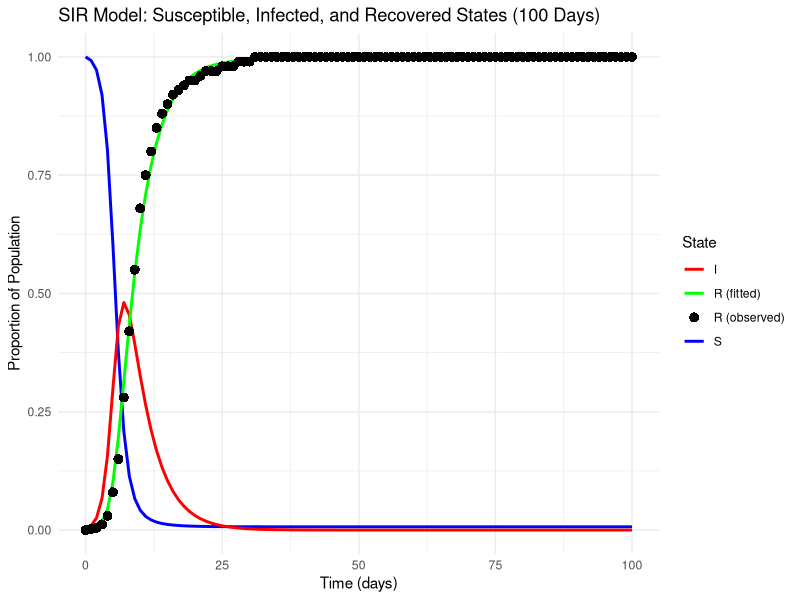
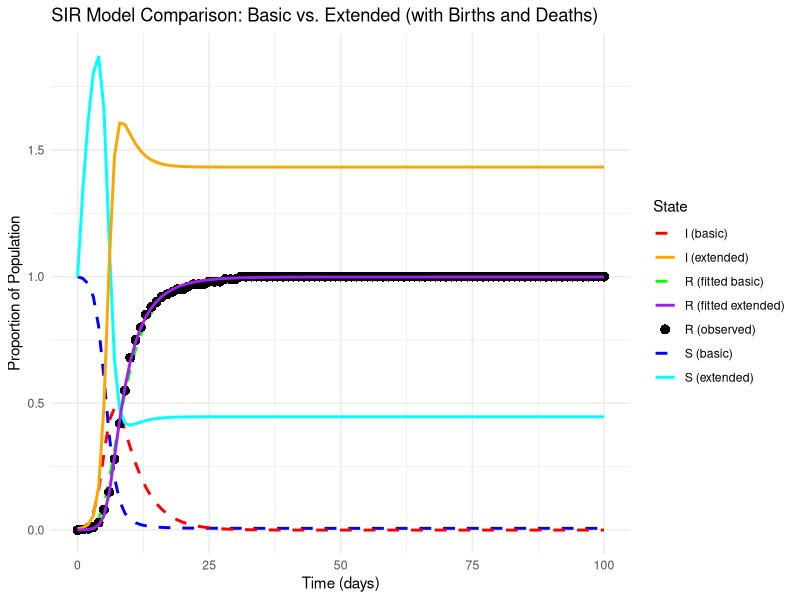
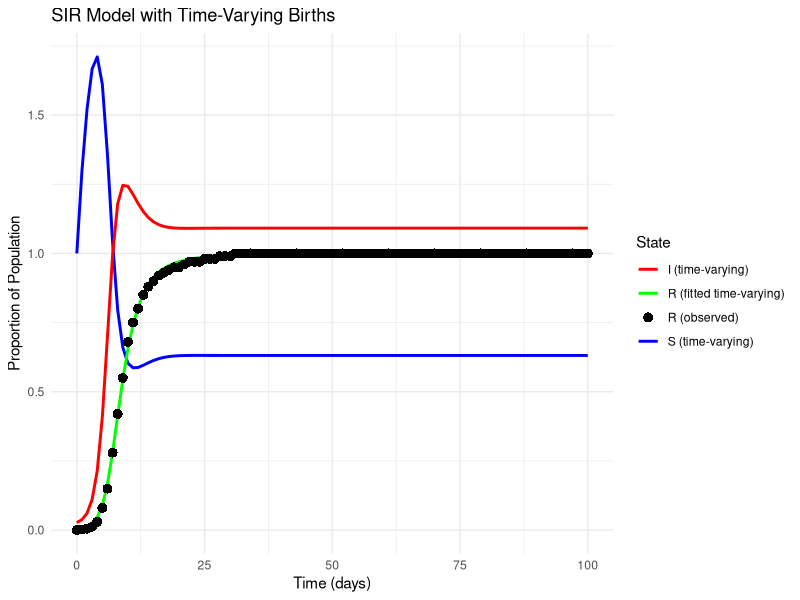
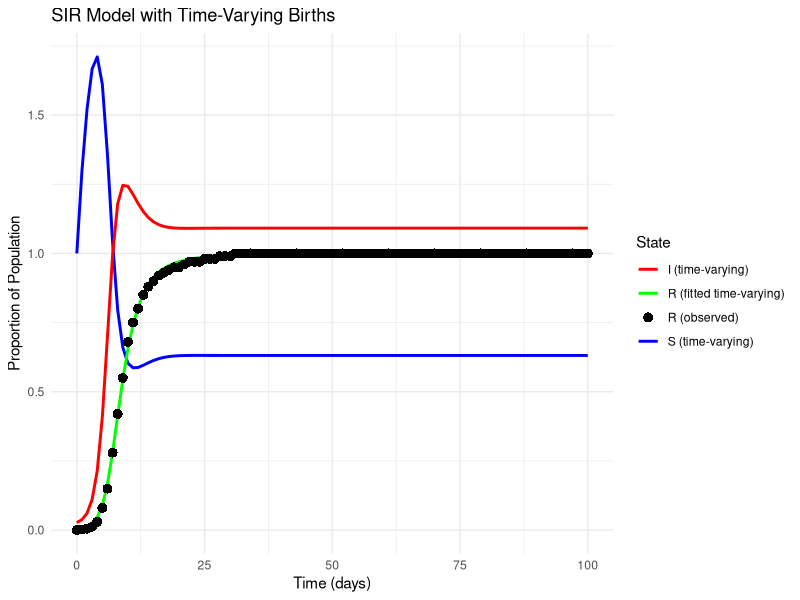
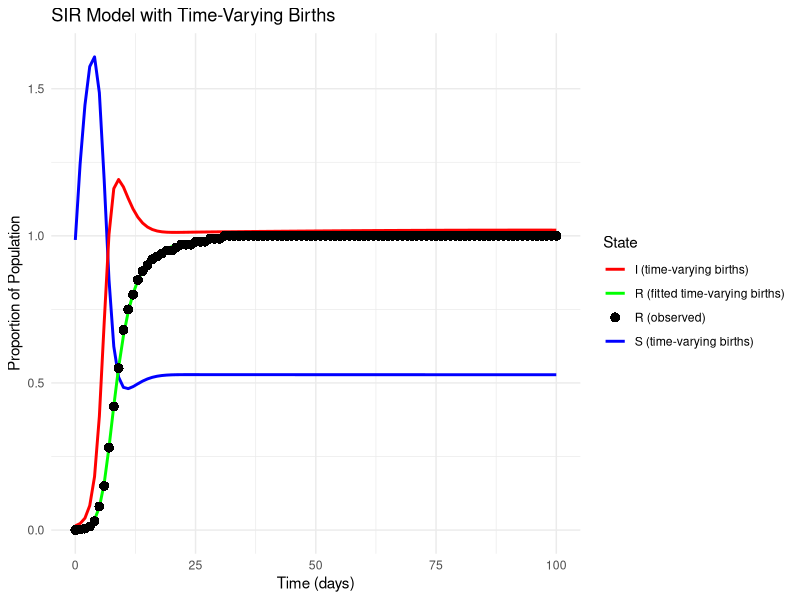

Recreate these plots in R, in order.
### Example code #1 ####
########################

# Required libraries
library(deSolve)
library(ggplot2)

# SIR model differential equations
sir_model <- function(time, state, parameters) {
  S <- state[1]
  I <- state[2]
  R <- state[3]
  
  beta <- parameters[1]
  gamma <- parameters[2]
  
  dS <- -beta * S * I
  dI <- beta * S * I - gamma * I
  dR <- gamma * I
  
  list(c(dS, dI, dR))
}

# Solve SIR model using the lsoda solver (adaptive step size)
solve_sir <- function(time, beta, gamma, S0, I0, R0) {
  initial_state <- c(S = S0, I = I0, R = R0)
  parameters <- c(beta, gamma)
  
  out <- try(ode(y = initial_state, times = time, func = sir_model, parms = parameters, 
                 method = "lsoda", atol = 1e-8, rtol = 1e-8))  # Tighter tolerances
  
  # If the solver fails, return NA
  if (inherits(out, "try-error") || any(is.na(out))) {
    return(NA)
  } else {
    return(out)
  }
}

# Objective function to minimize: Sum of Squared Errors (SSE) between observed and model-predicted R values
objective_function <- function(params, time, R_data) {
  beta <- params[1]
  gamma <- params[2]
  S0 <- params[3]
  I0 <- params[4]
  
  # Solve the SIR model with given parameters
  sir_output <- solve_sir(time, beta, gamma, S0, I0, R0 = 0)
  
  # If the solver fails or returns NA, return a large error value
  if (is.na(sir_output[1]) || any(is.na(sir_output))) {
    return(1e10)  # Large penalty for invalid solutions
  }
  
  R_predicted <- sir_output[, "R"]
  
  # Calculate SSE (sum of squared errors)
  SSE <- sum((R_data - R_predicted)^2)
  
  return(SSE)
}

# Simulated time series over 100 days
time_data <- seq(0, 100, by = 1)  # Simulate for 100 days

# Simulated observed recovered data (plausible epidemic dynamics)
R_data <- c(0, 0.002, 0.005, 0.012, 0.03, 0.08, 0.15, 0.28, 0.42, 0.55, 0.68, 
            0.75, 0.80, 0.85, 0.88, 0.90, 0.92, 0.93, 0.94, 0.95, 0.95, 0.96, 
            0.97, 0.97, 0.97, 0.98, 0.98, 0.98, 0.99, 0.99, 0.99, 1.0)

# Ensure length of R_data matches time_data
R_data <- c(R_data, rep(1, length(time_data) - length(R_data)))

# Initial guesses for parameters
initial_params <- c(beta = 0.4, gamma = 0.1, S0 = 0.99, I0 = 0.01)

# Optimize the parameters using optim
fit <- optim(par = initial_params, fn = objective_function, time = time_data, R_data = R_data,
             method = "L-BFGS-B", lower = c(0, 0, 0, 0), upper = c(2, 1, 1, 1))

# Extract fitted parameters
beta_est <- fit$par[1]
gamma_est <- fit$par[2]
S0_est <- fit$par[3]
I0_est <- fit$par[4]

# Solve SIR model using the fitted parameters
SIR_fitted <- solve_sir(time_data, beta_est, gamma_est, S0_est, I0_est, R0 = 0)

# Check for NA values in the solver output
if (any(is.na(SIR_fitted))) {
  stop("SIR model solver failed with the fitted parameters.")
}

# Extract each state
S_fitted <- SIR_fitted[, "S.S0"]
I_fitted <- SIR_fitted[, "I.I0"]
R_fitted <- SIR_fitted[, "R"]

# Combine data into a single data frame for plotting
data <- data.frame(
  time = time_data,
  S = S_fitted,
  I = I_fitted,
  R = R_fitted,
  R_observed = R_data  # For comparison of observed vs fitted R
)

# Plot all three states S, I, and R
ggplot(data, aes(x = time)) +
  geom_line(aes(y = S, color = "S"), size = 1) +
  geom_line(aes(y = I, color = "I"), size = 1) +
  geom_line(aes(y = R, color = "R (fitted)"), size = 1) +
  geom_point(aes(y = R_observed, color = "R (observed)"), size = 3, shape = 16) +
  labs(title = "SIR Model: Susceptible, Infected, and Recovered States (100 Days)",
       x = "Time (days)", y = "Proportion of Population") +
  scale_color_manual(name = "State",
                     values = c("S" = "blue", "I" = "red", "R (fitted)" = "green", "R (observed)" = "black")) +
  theme_minimal()

### Example code #2 ####
########################

# Required libraries
library(deSolve)
library(ggplot2)

# SIR model differential equations with births and deaths
sir_model_with_births_deaths <- function(time, state, parameters) {
  S <- state[1]
  I <- state[2]
  R <- state[3]
  
  beta <- parameters[1]
  gamma <- parameters[2]
  lambda <- parameters[3]  # Birth rate
  mu <- parameters[4]      # Death rate
  
  dS <- lambda - beta * S * I - mu * S
  dI <- beta * S * I - gamma * I - mu * I
  dR <- gamma * I - mu * R
  
  list(c(dS, dI, dR))
}

# Solve SIR model with births and deaths
solve_sir_with_births_deaths <- function(time, beta, gamma, lambda, mu, S0, I0, R0) {
  initial_state <- c(S = S0, I = I0, R = R0)
  parameters <- c(beta, gamma, lambda, mu)
  
  out <- try(ode(y = initial_state, times = time, func = sir_model_with_births_deaths, parms = parameters, 
                 method = "lsoda", atol = 1e-8, rtol = 1e-8))  # Tighter tolerances
  
  # If the solver fails, return NA
  if (inherits(out, "try-error") || any(is.na(out))) {
    return(NA)
  } else {
    return(out)
  }
}

# Objective function to minimize for model with births and deaths
objective_function_with_births_deaths <- function(params, time, R_data) {
  beta <- params[1]
  gamma <- params[2]
  lambda <- params[3]
  mu <- params[4]
  S0 <- params[5]
  I0 <- params[6]
  
  # Solve the SIR model with given parameters
  sir_output <- solve_sir_with_births_deaths(time, beta, gamma, lambda, mu, S0, I0, R0 = 0)
  
  # If the solver fails or returns NA, return a large error value
  if (is.na(sir_output[1]) || any(is.na(sir_output))) {
    return(1e10)  # Large penalty for invalid solutions
  }
  
  R_predicted <- sir_output[, "R"]
  
  # Calculate SSE (sum of squared errors)
  SSE <- sum((R_data - R_predicted)^2)
  
  return(SSE)
}

# Simulated time series over 100 days
time_data <- seq(0, 100, by = 1)  # Simulate for 100 days

# Simulated observed recovered data (plausible epidemic dynamics)
R_data <- c(0, 0.002, 0.005, 0.012, 0.03, 0.08, 0.15, 0.28, 0.42, 0.55, 0.68, 
            0.75, 0.80, 0.85, 0.88, 0.90, 0.92, 0.93, 0.94, 0.95, 0.95, 0.96, 
            0.97, 0.97, 0.97, 0.98, 0.98, 0.98, 0.99, 0.99, 0.99, 1.0)

# Ensure length of R_data matches time_data
R_data <- c(R_data, rep(1, length(time_data) - length(R_data)))

# Initial guesses for parameters for the basic SIR model
initial_params_sir <- c(beta = 0.4, gamma = 0.1, S0 = 0.99, I0 = 0.01)

# Optimize the parameters for the basic SIR model
fit_sir <- optim(par = initial_params_sir, fn = objective_function, time = time_data, R_data = R_data,
                 method = "L-BFGS-B", lower = c(0, 0, 0, 0), upper = c(2, 1, 1, 1))

# Extract fitted parameters for the basic SIR model
beta_est_sir <- fit_sir$par[1]
gamma_est_sir <- fit_sir$par[2]
S0_est_sir <- fit_sir$par[3]
I0_est_sir <- fit_sir$par[4]

# Solve SIR model using the fitted parameters
SIR_fitted <- solve_sir(time_data, beta_est_sir, gamma_est_sir, S0_est_sir, I0_est_sir, R0 = 0)

# Check for NA values in the solver output for basic SIR model
if (any(is.na(SIR_fitted))) {
  stop("SIR model solver failed with the fitted parameters.")
}

# Extract each state for basic SIR model
S_fitted_sir <- SIR_fitted[, "S.S0"]
I_fitted_sir <- SIR_fitted[, "I.I0"]
R_fitted_sir <- SIR_fitted[, "R"]

# Initial guesses for parameters for the extended SIR model with births and deaths
initial_params_sir_bdb <- c(beta = 0.4, gamma = 0.1, lambda = 0.02, mu = 0.01, S0 = 0.99, I0 = 0.01)

# Optimize the parameters for the extended SIR model with births and deaths
fit_sir_bdb <- optim(par = initial_params_sir_bdb, fn = objective_function_with_births_deaths, 
                     time = time_data, R_data = R_data, method = "L-BFGS-B", 
                     lower = c(0, 0, 0, 0, 0, 0), upper = c(2, 1, 1, 1, 1, 1))

# Extract fitted parameters for the extended SIR model
beta_est_bdb <- fit_sir_bdb$par[1]
gamma_est_bdb <- fit_sir_bdb$par[2]
lambda_est_bdb <- fit_sir_bdb$par[3]
mu_est_bdb <- fit_sir_bdb$par[4]
S0_est_bdb <- fit_sir_bdb$par[5]
I0_est_bdb <- fit_sir_bdb$par[6]

# Solve the extended SIR model using the fitted parameters
SIR_fitted_bdb <- solve_sir_with_births_deaths(time_data, beta_est_bdb, gamma_est_bdb, lambda_est_bdb, mu_est_bdb, S0_est_bdb, I0_est_bdb, R0 = 0)

# Check for NA values in the solver output for extended SIR model
if (any(is.na(SIR_fitted_bdb))) {
  stop("Extended SIR model solver failed with the fitted parameters.")
}

# Extract each state for extended SIR model
S_fitted_bdb <- SIR_fitted_bdb[, "S.S0"]
I_fitted_bdb <- SIR_fitted_bdb[, "I.I0"]
R_fitted_bdb <- SIR_fitted_bdb[, "R"]

# Calculate AIC for both models
n <- length(R_data)
aic_sir <- n * log(sum((R_data - R_fitted_sir)^2) / n) + 2 * 4  # 4 parameters for basic SIR
aic_sir_bdb <- n * log(sum((R_data - R_fitted_bdb)^2) / n) + 2 * 6  # 6 parameters for extended SIR

# Print AIC values
cat("AIC for basic SIR model: ", aic_sir, "\n")
cat("AIC for extended SIR model with births and deaths: ", aic_sir_bdb, "\n")

# Combine data into a single data frame for plotting
data <- data.frame(
  time = time_data,
  S_S0 = S_fitted_sir,
  I_I0 = I_fitted_sir,
  R_fitted = R_fitted_sir,
  R_observed = R_data,
  S_S0_bdb = S_fitted_bdb,
  I_I0_bdb = I_fitted_bdb,
  R_fitted_bdb = R_fitted_bdb
)

# Plot all three states S, I, and R for both models
ggplot(data, aes(x = time)) +
  geom_line(aes(y = S_S0, color = "S (basic)"), size = 1, linetype = "dashed") +
  geom_line(aes(y = I_I0, color = "I (basic)"), size = 1, linetype = "dashed") +
  geom_line(aes(y = R_fitted, color = "R (fitted basic)"), size = 1, linetype = "dashed") +
  geom_point(aes(y = R_observed, color = "R (observed)"), size = 3, shape = 16) +
  geom_line(aes(y = S_S0_bdb, color = "S (extended)"), size = 1) +
  geom_line(aes(y = I_I0_bdb, color = "I (extended)"), size = 1) +
  geom_line(aes(y = R_fitted_bdb, color = "R (fitted extended)"), size = 1) +
  labs(title = "SIR Model Comparison: Basic vs. Extended (with Births and Deaths)",
       x = "Time (days)", y = "Proportion of Population") +
  scale_color_manual(name = "State",
                     values = c("S (basic)" = "blue", "I (basic)" = "red", "R (fitted basic)" = "green", 
                                "R (observed)" = "black", "S (extended)" = "cyan", 
                                "I (extended)" = "orange", "R (fitted extended)" = "purple")) +
  theme_minimal()

### Example code #3 ####
########################

# SIR model differential equations with time-varying births and deaths
sir_model_with_time_varying_births <- function(time, state, parameters) {
  S <- state[1]
  I <- state[2]
  R <- state[3]
  
  beta <- parameters[1]
  gamma <- parameters[2]
  lambda0 <- parameters[3]  # Baseline birth rate
  lambda1 <- parameters[4]  # Amplitude of the birth rate variation
  omega <- parameters[5]    # Frequency of the birth rate variation
  phi <- parameters[6]      # Phase shift of the birth rate variation
  mu <- parameters[7]       # Death rate
  
  # Time-varying birth rate modeled with a sinusoidal function
  lambda_t <- lambda0 + lambda1 * sin(omega * time + phi)
  
  # SIR model equations with time-varying birth rate and deaths
  dS <- lambda_t - beta * S * I - mu * S
  dI <- beta * S * I - gamma * I - mu * I
  dR <- gamma * I - mu * R
  
  list(c(dS, dI, dR))
}

# Solve SIR model with time-varying births and deaths
solve_sir_with_time_varying_births <- function(time, beta, gamma, lambda0, lambda1, omega, phi, mu, S0, I0, R0) {
  initial_state <- c(S = S0, I = I0, R = R0)
  parameters <- c(beta, gamma, lambda0, lambda1, omega, phi, mu)
  
  out <- try(ode(y = initial_state, times = time, func = sir_model_with_time_varying_births, parms = parameters, 
                 method = "lsoda", atol = 1e-8, rtol = 1e-8))  # Tighter tolerances
  
  # If the solver fails, return NA
  if (inherits(out, "try-error") || any(is.na(out))) {
    return(NA)
  } else {
    return(out)
  }
}

# Objective function to minimize for model with time-varying births and deaths
objective_function_with_time_varying_births <- function(params, time, R_data) {
  beta <- params[1]
  gamma <- params[2]
  lambda0 <- params[3]
  lambda1 <- params[4]
  omega <- params[5]
  phi <- params[6]
  mu <- params[7]
  S0 <- params[8]
  I0 <- params[9]
  
  # Solve the SIR model with given parameters
  sir_output <- solve_sir_with_time_varying_births(time, beta, gamma, lambda0, lambda1, omega, phi, mu, S0, I0, R0 = 0)
  
  # If the solver fails or returns NA, return a large error value
  if (is.na(sir_output[1]) || any(is.na(sir_output))) {
    return(1e10)  # Large penalty for invalid solutions
  }
  
  R_predicted <- sir_output[, "R"]
  
  # Calculate SSE (sum of squared errors)
  SSE <- sum((R_data - R_predicted)^2)
  
  return(SSE)
}

# Simulated time series over 100 days
time_data <- seq(0, 100, by = 1)  # Simulate for 100 days

# Simulated observed recovered data (plausible epidemic dynamics)
R_data <- c(0, 0.002, 0.005, 0.012, 0.03, 0.08, 0.15, 0.28, 0.42, 0.55, 0.68, 
            0.75, 0.80, 0.85, 0.88, 0.90, 0.92, 0.93, 0.94, 0.95, 0.95, 0.96, 
            0.97, 0.97, 0.97, 0.98, 0.98, 0.98, 0.99, 0.99, 0.99, 1.0)

# Ensure length of R_data matches time_data
R_data <- c(R_data, rep(1, length(time_data) - length(R_data)))

# Initial guesses for parameters
initial_params_sir_time_varying <- c(beta = 0.4, gamma = 0.1, lambda0 = 0.02, lambda1 = 0.01, 
                                     omega = 2 * pi / 365, phi = 0, mu = 0.01, S0 = 0.99, I0 = 0.01)

# Optimize the parameters for the time-varying births model
fit_sir_time_varying <- optim(par = initial_params_sir_time_varying, fn = objective_function_with_time_varying_births, 
                              time = time_data, R_data = R_data, method = "L-BFGS-B", 
                              lower = c(0, 0, 0, 0, 0, -pi, 0, 0, 0), 
                              upper = c(2, 1, 1, 1, 2 * pi, pi, 1, 1, 1))

# Extract fitted parameters for the time-varying births model
beta_est_tv <- fit_sir_time_varying$par[1]
gamma_est_tv <- fit_sir_time_varying$par[2]
lambda0_est_tv <- fit_sir_time_varying$par[3]
lambda1_est_tv <- fit_sir_time_varying$par[4]
omega_est_tv <- fit_sir_time_varying$par[5]
phi_est_tv <- fit_sir_time_varying$par[6]
mu_est_tv <- fit_sir_time_varying$par[7]
S0_est_tv <- fit_sir_time_varying$par[8]
I0_est_tv <- fit_sir_time_varying$par[9]

# Solve the time-varying births model using the fitted parameters
SIR_fitted_tv <- solve_sir_with_time_varying_births(time_data, beta_est_tv, gamma_est_tv, lambda0_est_tv, lambda1_est_tv, omega_est_tv, phi_est_tv, mu_est_tv, S0_est_tv, I0_est_tv, R0 = 0)

# Check for NA values in the solver output for time-varying births model
if (any(is.na(SIR_fitted_tv))) {
  stop("Time-varying births model solver failed with the fitted parameters.")
}

# Extract each state for time-varying births model
S_fitted_tv <- SIR_fitted_tv[, "S.S0"]
I_fitted_tv <- SIR_fitted_tv[, "I.I0"]
R_fitted_tv <- SIR_fitted_tv[, "R"]

# Combine data into a single data frame for plotting
data_tv <- data.frame(
  time = time_data,
  S_fitted_tv = S_fitted_tv,
  I_fitted_tv = I_fitted_tv,
  R_fitted_tv = R_fitted_tv,
  R_observed = R_data
)

# Plot the results for the time-varying births model
ggplot(data_tv, aes(x = time)) +
  geom_line(aes(y = S_fitted_tv, color = "S (time-varying)"), size = 1) +
  geom_line(aes(y = I_fitted_tv, color = "I (time-varying)"), size = 1) +
  geom_line(aes(y = R_fitted_tv, color = "R (fitted time-varying)"), size = 1) +
  geom_point(aes(y = R_observed, color = "R (observed)"), size = 3, shape = 16) +
  labs(title = "SIR Model with Time-Varying Births",
       x = "Time (days)", y = "Proportion of Population") +
  scale_color_manual(name = "State",
                     values = c("S (time-varying)" = "blue", "I (time-varying)" = "red", 
                                "R (fitted time-varying)" = "green", "R (observed)" = "black")) +
  theme_minimal()

### Example code #3 ####
########################

# SIR model differential equations with time-varying births and deaths
sir_model_with_time_varying_births <- function(time, state, parameters) {
  S <- state[1]
  I <- state[2]
  R <- state[3]
  
  beta <- parameters[1]
  gamma <- parameters[2]
  lambda0 <- parameters[3]  # Baseline birth rate
  lambda1 <- parameters[4]  # Amplitude of the birth rate variation
  omega <- parameters[5]    # Frequency of the birth rate variation
  phi <- parameters[6]      # Phase shift of the birth rate variation
  mu <- parameters[7]       # Death rate
  
  # Time-varying birth rate modeled with a sinusoidal function
  lambda_t <- lambda0 + lambda1 * sin(omega * time + phi)
  
  # SIR model equations with time-varying birth rate and deaths
  dS <- lambda_t - beta * S * I - mu * S
  dI <- beta * S * I - gamma * I - mu * I
  dR <- gamma * I - mu * R
  
  list(c(dS, dI, dR))
}

# Solve SIR model with time-varying births and deaths
solve_sir_with_time_varying_births <- function(time, beta, gamma, lambda0, lambda1, omega, phi, mu, S0, I0, R0) {
  initial_state <- c(S = S0, I = I0, R = R0)
  parameters <- c(beta, gamma, lambda0, lambda1, omega, phi, mu)
  
  out <- try(ode(y = initial_state, times = time, func = sir_model_with_time_varying_births, parms = parameters, 
                 method = "lsoda", atol = 1e-8, rtol = 1e-8))  # Tighter tolerances
  
  # If the solver fails, return NA
  if (inherits(out, "try-error") || any(is.na(out))) {
    return(NA)
  } else {
    return(out)
  }
}

# Objective function to minimize for model with time-varying births and deaths
objective_function_with_time_varying_births <- function(params, time, R_data) {
  beta <- params[1]
  gamma <- params[2]
  lambda0 <- params[3]
  lambda1 <- params[4]
  omega <- params[5]
  phi <- params[6]
  mu <- params[7]
  S0 <- params[8]
  I0 <- params[9]
  
  # Solve the SIR model with given parameters
  sir_output <- solve_sir_with_time_varying_births(time, beta, gamma, lambda0, lambda1, omega, phi, mu, S0, I0, R0 = 0)
  
  # If the solver fails or returns NA, return a large error value
  if (is.na(sir_output[1]) || any(is.na(sir_output))) {
    return(1e10)  # Large penalty for invalid solutions
  }
  
  R_predicted <- sir_output[, "R"]
  
  # Calculate SSE (sum of squared errors)
  SSE <- sum((R_data - R_predicted)^2)
  
  return(SSE)
}

# Simulated time series over 100 days
time_data <- seq(0, 100, by = 1)  # Simulate for 100 days

# Simulated observed recovered data (plausible epidemic dynamics)
R_data <- c(0, 0.002, 0.005, 0.012, 0.03, 0.08, 0.15, 0.28, 0.42, 0.55, 0.68, 
            0.75, 0.80, 0.85, 0.88, 0.90, 0.92, 0.93, 0.94, 0.95, 0.95, 0.96, 
            0.97, 0.97, 0.97, 0.98, 0.98, 0.98, 0.99, 0.99, 0.99, 1.0)

# Ensure length of R_data matches time_data
R_data <- c(R_data, rep(1, length(time_data) - length(R_data)))

# Initial guesses for parameters
initial_params_sir_time_varying <- c(beta = 0.4, gamma = 0.1, lambda0 = 0.02, lambda1 = 0.01, 
                                     omega = 2 * pi / 365, phi = 0, mu = 0.01, S0 = 0.99, I0 = 0.01)

# Optimize the parameters for the time-varying births model
fit_sir_time_varying <- optim(par = initial_params_sir_time_varying, fn = objective_function_with_time_varying_births, 
                              time = time_data, R_data = R_data, method = "L-BFGS-B", 
                              lower = c(0, 0, 0, 0, 0, -pi, 0, 0, 0), 
                              upper = c(2, 1, 1, 1, 2 * pi, pi, 1, 1, 1))

# Extract fitted parameters for the time-varying births model
beta_est_tv <- fit_sir_time_varying$par[1]
gamma_est_tv <- fit_sir_time_varying$par[2]
lambda0_est_tv <- fit_sir_time_varying$par[3]
lambda1_est_tv <- fit_sir_time_varying$par[4]
omega_est_tv <- fit_sir_time_varying$par[5]
phi_est_tv <- fit_sir_time_varying$par[6]
mu_est_tv <- fit_sir_time_varying$par[7]
S0_est_tv <- fit_sir_time_varying$par[8]
I0_est_tv <- fit_sir_time_varying$par[9]

# Solve the time-varying births model using the fitted parameters
SIR_fitted_tv <- solve_sir_with_time_varying_births(time_data, beta_est_tv, gamma_est_tv, lambda0_est_tv, lambda1_est_tv, omega_est_tv, phi_est_tv, mu_est_tv, S0_est_tv, I0_est_tv, R0 = 0)

# Check for NA values in the solver output for time-varying births model
if (any(is.na(SIR_fitted_tv))) {
  stop("Time-varying births model solver failed with the fitted parameters.")
}

# Extract each state for time-varying births model
S_fitted_tv <- SIR_fitted_tv[, "S.S0"]
I_fitted_tv <- SIR_fitted_tv[, "I.I0"]
R_fitted_tv <- SIR_fitted_tv[, "R"]

# Combine data into a single data frame for plotting
data_tv <- data.frame(
  time = time_data,
  S_fitted_tv = S_fitted_tv,
  I_fitted_tv = I_fitted_tv,
  R_fitted_tv = R_fitted_tv,
  R_observed = R_data
)

# Plot the results for the time-varying births model
ggplot(data_tv, aes(x = time)) +
  geom_line(aes(y = S_fitted_tv, color = "S (time-varying)"), size = 1) +
  geom_line(aes(y = I_fitted_tv, color = "I (time-varying)"), size = 1) +
  geom_line(aes(y = R_fitted_tv, color = "R (fitted time-varying)"), size = 1) +
  geom_point(aes(y = R_observed, color = "R (observed)"), size = 3, shape = 16) +
  labs(title = "SIR Model with Time-Varying Births",
       x = "Time (days)", y = "Proportion of Population") +
  scale_color_manual(name = "State",
                     values = c("S (time-varying)" = "blue", "I (time-varying)" = "red", 
                                "R (fitted time-varying)" = "green", "R (observed)" = "black")) +
  theme_minimal()

### Example code #3 version 2 ####
##################################

# SIR model differential equations with time-varying births and deaths
sir_model_with_time_varying_births <- function(time, state, parameters) {
  S <- state[1]
  I <- state[2]
  R <- state[3]
  
  beta <- parameters[1]
  gamma <- parameters[2]
  lambda_0 <- parameters[3]   # Average birth rate
  lambda_amp <- parameters[4]  # Amplitude of birth rate oscillations
  T <- parameters[5]           # Period of oscillations
  mu <- parameters[6]          # Death rate
  
  # Time-varying birth rate using a sine function
  lambda_t <- lambda_0 + lambda_amp * sin(2 * pi * time / T)
  
  dS <- lambda_t - beta * S * I - mu * S
  dI <- beta * S * I - gamma * I - mu * I
  dR <- gamma * I - mu * R
  
  list(c(dS, dI, dR))
}

# Solve SIR model with time-varying births
solve_sir_with_time_varying_births <- function(time, beta, gamma, lambda_0, lambda_amp, T, mu, S0, I0, R0) {
  initial_state <- c(S = S0, I = I0, R = R0)
  parameters <- c(beta, gamma, lambda_0, lambda_amp, T, mu)
  
  out <- try(ode(y = initial_state, times = time, func = sir_model_with_time_varying_births, parms = parameters, 
                 method = "lsoda", atol = 1e-8, rtol = 1e-8))  # Tighter tolerances
  
  if (inherits(out, "try-error") || any(is.na(out))) {
    return(NA)
  } else {
    return(out)
  }
}

# Objective function to minimize for the time-varying births model
objective_function_with_time_varying_births <- function(params, time, R_data) {
  beta <- params[1]
  gamma <- params[2]
  lambda_0 <- params[3]
  lambda_amp <- params[4]
  T <- params[5]
  mu <- params[6]
  S0 <- params[7]
  I0 <- params[8]
  
  # Solve the SIR model with the given parameters
  sir_output <- solve_sir_with_time_varying_births(time, beta, gamma, lambda_0, lambda_amp, T, mu, S0, I0, R0 = 0)
  
  if (is.na(sir_output[1]) || any(is.na(sir_output))) {
    return(1e10)  # Large penalty for invalid solutions
  }
  
  R_predicted <- sir_output[, "R"]
  
  # Calculate SSE (sum of squared errors)
  SSE <- sum((R_data - R_predicted)^2)
  
  return(SSE)
}

# Simulated time series over 100 days
time_data <- seq(0, 100, by = 1)  # Simulate for 100 days

# Simulated observed recovered data (plausible epidemic dynamics)
R_data <- c(0, 0.002, 0.005, 0.012, 0.03, 0.08, 0.15, 0.28, 0.42, 0.55, 0.68, 
            0.75, 0.80, 0.85, 0.88, 0.90, 0.92, 0.93, 0.94, 0.95, 0.95, 0.96, 
            0.97, 0.97, 0.97, 0.98, 0.98, 0.98, 0.99, 0.99, 0.99, 1.0)

# Ensure length of R_data matches time_data
R_data <- c(R_data, rep(1, length(time_data) - length(R_data)))

# Initial guesses for parameters for the SIR model with time-varying births
initial_params_sir_tvb <- c(beta = 0.4, gamma = 0.1, lambda_0 = 0.02, lambda_amp = 0.01, T = 365, mu = 0.01, S0 = 0.99, I0 = 0.01)

# Optimize the parameters for the time-varying births model
fit_sir_tvb <- optim(par = initial_params_sir_tvb, fn = objective_function_with_time_varying_births, 
                     time = time_data, R_data = R_data, method = "L-BFGS-B", 
                     lower = c(0, 0, 0, 0, 10, 0, 0, 0), upper = c(2, 1, 1, 1, 365, 1, 1, 1))

# Extract fitted parameters for the time-varying births model
beta_est_tvb <- fit_sir_tvb$par[1]
gamma_est_tvb <- fit_sir_tvb$par[2]
lambda_0_est_tvb <- fit_sir_tvb$par[3]
lambda_amp_est_tvb <- fit_sir_tvb$par[4]
T_est_tvb <- fit_sir_tvb$par[5]
mu_est_tvb <- fit_sir_tvb$par[6]
S0_est_tvb <- fit_sir_tvb$par[7]
I0_est_tvb <- fit_sir_tvb$par[8]

# Solve the model with the fitted parameters
SIR_fitted_tvb <- solve_sir_with_time_varying_births(time_data, beta_est_tvb, gamma_est_tvb, lambda_0_est_tvb, lambda_amp_est_tvb, T_est_tvb, mu_est_tvb, S0_est_tvb, I0_est_tvb, R0 = 0)

# Check for NA values in the solver output for the time-varying births model
if (any(is.na(SIR_fitted_tvb))) {
  stop("Time-varying births model solver failed with the fitted parameters.")
}

# Extract each state for the time-varying births model
S_fitted_tvb <- SIR_fitted_tvb[, "S.S0"]
I_fitted_tvb <- SIR_fitted_tvb[, "I.I0"]
R_fitted_tvb <- SIR_fitted_tvb[, "R"]

# Combine data into a single data frame for plotting
data <- data.frame(
  time = time_data,
  R_observed = R_data,
  S_fitted_tvb = S_fitted_tvb,
  I_fitted_tvb = I_fitted_tvb,
  R_fitted_tvb = R_fitted_tvb
)

# Plot the model output and the observed R data
ggplot(data, aes(x = time)) +
  geom_line(aes(y = S_fitted_tvb, color = "S (time-varying births)"), size = 1) +
  geom_line(aes(y = I_fitted_tvb, color = "I (time-varying births)"), size = 1) +
  geom_line(aes(y = R_fitted_tvb, color = "R (fitted time-varying births)"), size = 1) +
  geom_point(aes(y = R_observed, color = "R (observed)"), size = 3, shape = 16) +
  labs(title = "SIR Model with Time-Varying Births", x = "Time (days)", y = "Proportion of Population") +
  scale_color_manual(name = "State",
                     values = c("S (time-varying births)" = "blue", "I (time-varying births)" = "red", 
                                "R (fitted time-varying births)" = "green", "R (observed)" = "black")) +
  theme_minimal()
